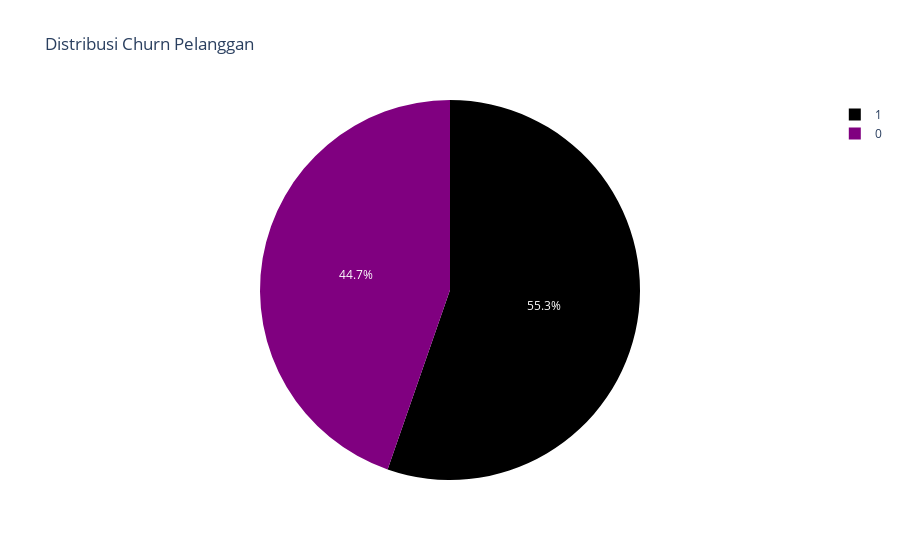

Notebook code cell kept with this figure:
### Markdown cell above
### Target

### Code cell
target_counts = df['target'].value_counts().reset_index()
target_counts.columns = ['target', 'Count']

fig = px.pie(
    target_counts, 
    values='Count', 
    names='target', 
    title='Distribusi Churn Pelanggan',
    color= 'target',
    color_discrete_map={1: 'Black', 0: 'Purple'}
)
fig.show()

### Figure 1 — Plotly figure (JSON) as saved in the notebook; plotly's stock layout.template omitted (floating-point values rounded to 4 significant figures)
{"data": [{"customdata": [[1], [0]], "domain": {"x": [0, 1], "y": [0, 1]}, "hovertemplate": "target=%{customdata[0]}<br>Count=%{value}<extra></extra>", "labels": [1, 0], "legendgroup": "", "marker": {"colors": ["Black", "Purple"]}, "name": "", "showlegend": true, "type": "pie", "values": [509, 411]}], "layout": {"legend": {"tracegroupgap": 0}, "title": {"text": "Distribusi Churn Pelanggan"}}}
